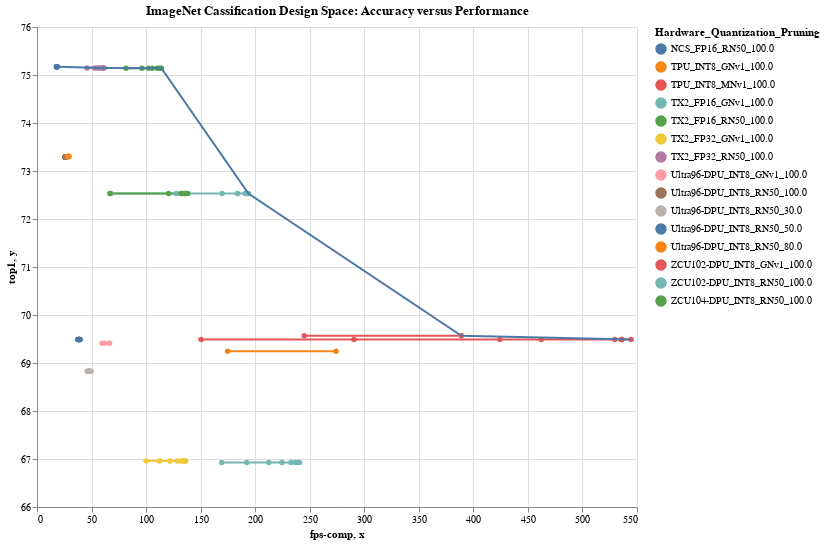

Notebook code for this chart:
### Markdown cell above
The following pareto graph presents the accuracy versus performance in fps for all the Hardware Platforms across different Pruning and Quantization configurations. This provides insights into accuracy-based comparisons.

### Code cell
#hide_input
#%run scripts/altair_plots.py  #run the plot script if it wasn't previously run
# ResNet50 v15 does not have accuracy measurements yet, so it needs to be taken out
df_pareto_graph = imagenet_df[imagenet_df.NN_Topology != 'RN50V15']
pareto_graph(df= df_pareto_graph, 
             groupcol= 'tag', 
             xcol= 'fps-comp', 
             ycol= 'top1', 
             W= W, 
             H= H, 
             title= "ImageNet Cassification Design Space: Accuracy versus Performance")
